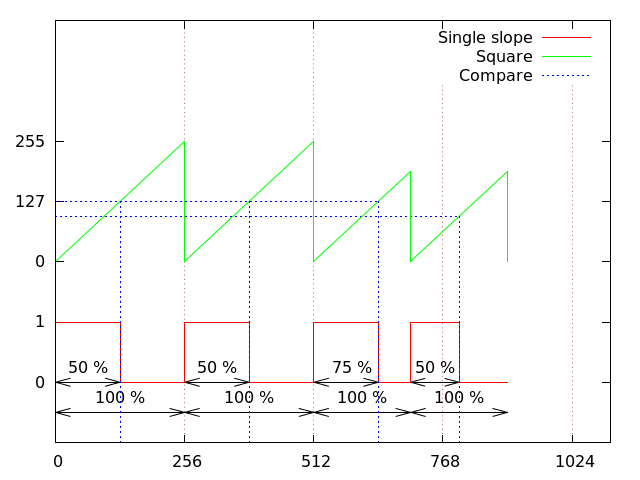

This figure's gnuplot source:
set terminal pngcairo dashed
set output 'single_slope_with_one_output_varying_freq.png'

set xrange [0:1100];
set yrange [0:7];

set grid xtics lt 0 lw 1 lc rgb "#880000"

set ytics ("0" 1, "1" 2, "0" 3, "127" 4, "255" 5 )
set xtics 256

set arrow from 0,4 to 768 - 128,4 nohead ls 3
set arrow from 0,3.75 to 768 + 32,3.75 nohead ls 3


set arrow from 0,1 to 128,1 heads
set arrow from 0,0.5 to 256,0.5 heads

set arrow from 0 + 256,1 to 128 + 256 ,1 heads
set arrow from 0 + 256,0.5 to 256 + 256,0.5 heads


set arrow from 0 + (256 * 2),1 to 256 + (256 * 2)-64-32-32,1 heads
set arrow from 0 + (256 * 2),0.5 to 256 + (256 * 2)-64,0.5 heads

set arrow from 0 + 256  + (256 * 2)-64,1 to 256 + 256 + (256 * 2) -128 - 64 - 32,1 heads
set arrow from 0 + 256  + (256 * 2)-64,0.5 to 256 + 256 + (256 * 2) -128,0.5 heads


set label "50 %" center at 64,1 offset 0, 0.8
set label "100 %" center at 128,0.5 offset 0, 0.8

set label "50 %" center at 256 + 64,1 offset 0, 0.8
set label "100 %" center at 256 + 128,0.5 offset 0, 0.8

set label "75 %" center at 512 + 76,1 offset 0, 0.8
set label "100 %" center at 512 + 128 - 32,0.5 offset 0, 0.8

set label "100 %" center at 768 + 32,0.5 offset 0, 0.8
set label "50 %" center at 768 -16 ,1 offset 0, 0.8


plot '-' using ($1*128):($2*1) title "Single slope" with lines, \
     '-' using ($1*128):($2*1) title "Square" with lines lt 1 lc 2, \
     '-' using ($1*128):($2*1) title "Compare" with impulses
	0 1
	0 2
	1 2
	1 1
	2 1
	2 2
	3 2
	3 1
	4 1
	4 2
	5 2
	5 1
	5.5 1
	5.5 2
	6.25 2
	6.25 1
	7 1
EOF
	0 3
	2 5
	2 3
	4 5
	4 3
	5.5 4.5
	5.5 3
	7 4.5
	7 3
EOF
	1 4
	3 4
	5 4 
	6.25 3.75
EOF

show grid;
#pause -1;
